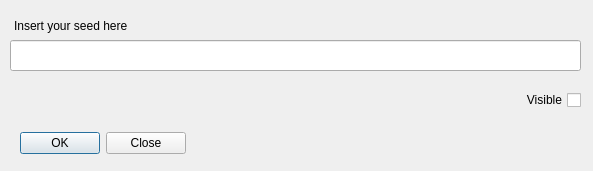
<?xml version="1.0" encoding="UTF-8"?>
<ui version="4.0">
 <class>Form</class>
 <widget class="QWidget" name="Form">
  <property name="geometry">
   <rect>
    <x>0</x>
    <y>0</y>
    <width>593</width>
    <height>171</height>
   </rect>
  </property>
  <property name="windowTitle">
   <string>Form</string>
  </property>
  <widget class="QLabel" name="labelInsertSeed">
   <property name="geometry">
    <rect>
     <x>14</x>
     <y>10</y>
     <width>491</width>
     <height>31</height>
    </rect>
   </property>
   <property name="maximumSize">
    <size>
     <width>16777215</width>
     <height>109</height>
    </size>
   </property>
   <property name="text">
    <string>Insert your seed here</string>
   </property>
  </widget>
  <widget class="QDialogButtonBox" name="buttonLogin">
   <property name="geometry">
    <rect>
     <x>10</x>
     <y>130</y>
     <width>176</width>
     <height>27</height>
    </rect>
   </property>
   <property name="maximumSize">
    <size>
     <width>176</width>
     <height>16777215</height>
    </size>
   </property>
   <property name="standardButtons">
    <set>QDialogButtonBox::Close|QDialogButtonBox::Ok</set>
   </property>
  </widget>
  <widget class="QLineEdit" name="textEditSeed">
   <property name="geometry">
    <rect>
     <x>10</x>
     <y>40</y>
     <width>571</width>
     <height>31</height>
    </rect>
   </property>
   <property name="toolTip">
    <string>&lt;html&gt;&lt;head/&gt;&lt;body&gt;&lt;p&gt;your personal iota wallet seed&lt;/p&gt;&lt;/body&gt;&lt;/html&gt;</string>
   </property>
   <property name="autoFillBackground">
    <bool>false</bool>
   </property>
   <property name="inputMethodHints">
    <set>Qt::ImhHiddenText|Qt::ImhNoAutoUppercase|Qt::ImhNoPredictiveText|Qt::ImhSensitiveData</set>
   </property>
   <property name="text">
    <string/>
   </property>
   <property name="echoMode">
    <enum>QLineEdit::Password</enum>
   </property>
   <property name="clearButtonEnabled">
    <bool>true</bool>
   </property>
  </widget>
  <widget class="QWidget" name="layoutWidget">
   <property name="geometry">
    <rect>
     <x>10</x>
     <y>80</y>
     <width>571</width>
     <height>41</height>
    </rect>
   </property>
   <layout class="QHBoxLayout" name="horizontalLayout">
    <item>
     <widget class="QLabel" name="labelSeedShorten">
      <property name="toolTip">
       <string>&lt;html&gt;&lt;head/&gt;&lt;body&gt;&lt;p&gt;Seed checksum&lt;/p&gt;&lt;/body&gt;&lt;/html&gt;</string>
      </property>
      <property name="whatsThis">
       <string>&lt;html&gt;&lt;head/&gt;&lt;body&gt;&lt;p&gt;Seed checksum&lt;/p&gt;&lt;/body&gt;&lt;/html&gt;</string>
      </property>
      <property name="text">
       <string/>
      </property>
     </widget>
    </item>
    <item>
     <widget class="QCheckBox" name="checkBoxVisibleSeed">
      <property name="enabled">
       <bool>true</bool>
      </property>
      <property name="sizePolicy">
       <sizepolicy hsizetype="Minimum" vsizetype="Preferred">
        <horstretch>0</horstretch>
        <verstretch>0</verstretch>
       </sizepolicy>
      </property>
      <property name="maximumSize">
       <size>
        <width>236</width>
        <height>22</height>
       </size>
      </property>
      <property name="layoutDirection">
       <enum>Qt::RightToLeft</enum>
      </property>
      <property name="text">
       <string>Visible</string>
      </property>
     </widget>
    </item>
   </layout>
  </widget>
  <zorder>labelInsertSeed</zorder>
  <zorder>buttonLogin</zorder>
  <zorder>textEditSeed</zorder>
  <zorder>layoutWidget</zorder>
  <zorder>labelSeedShorten</zorder>
 </widget>
 <resources/>
 <connections/>
</ui>
